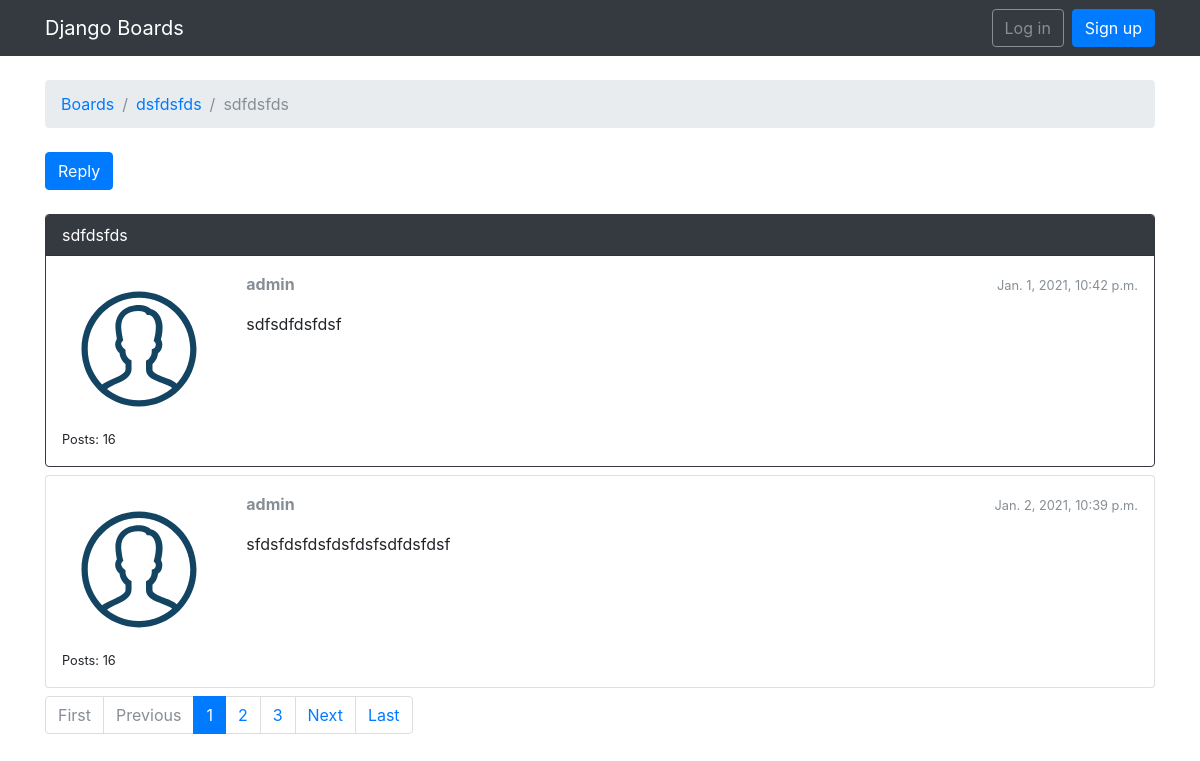
The app's page /boards/1/topics/1/, older data.
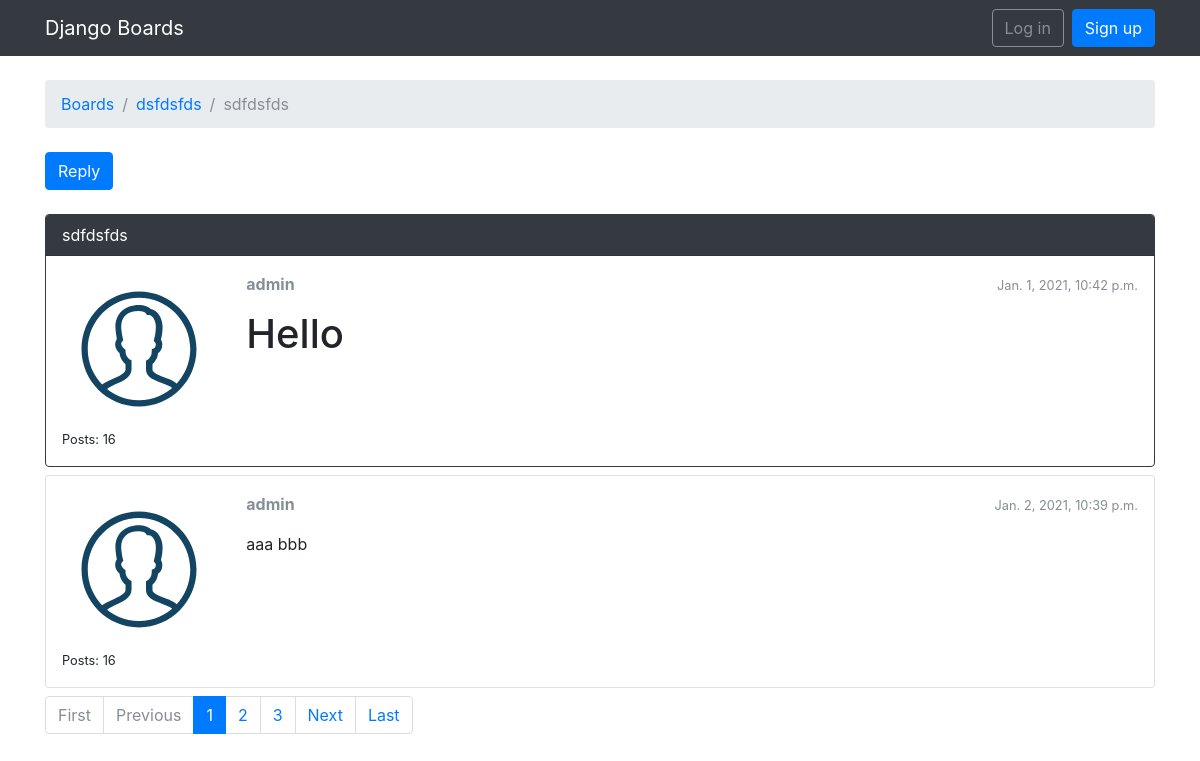
The same page, newer data.
### boards/models.py (models this page shows, shortened)
class Post(models.Model):
    message = models.TextField(
        max_length=4000
        )
    topic = models.ForeignKey(
        Topic,
        related_name='posts',
        on_delete=models.CASCADE
        )
    created_at = models.DateTimeField(
        auto_now_add=True
        )
    updated_at = models.DateTimeField(
        null=True
        )
    created_by = models.ForeignKey(
        User,
        related_name='posts',
        on_delete=models.CASCADE
        )
    updated_by = models.ForeignKey(
        User,
        null=True,
        related_name='+',           # this wont create a relationship in the parent object
        on_delete=models.CASCADE
        )
    def get_message_as_markdown(self):
        return mark_safe(markdown(self.message, safe_mode='escape'))

### boards/views.py (the view)
# urls.py: path('<int:pk>/topics/<int:topic_pk>/', views.PostListView.as_view(), name='topic_posts'),
class PostListView(ListView):
    model = Post
    context_object_name = 'posts'
    template_name = 'boards/topic_posts.html'
    paginate_by = 2
    def get_context_data(self, **kwargs):
        self.topic.views += 1
        self.topic.save()
        kwargs['topic'] = self.topic
        return super().get_context_data(**kwargs)
    def get_queryset(self):
        self.topic = get_object_or_404(
            Topic,
            board__pk=self.kwargs.get('pk'),
            pk=self.kwargs.get('topic_pk')
            )
        queryset = self.topic.posts.order_by('created_at')
        return queryset

### boards/templates/boards/topic_posts.html (shortened to what this page needs)
{% extends 'boards/base.html' %}
{% load static %}
{% block breadcrumb %}
  <li class="breadcrumb-item"><a href="{% url 'boards:home2' %}">Boards</a></li>
  <li class="breadcrumb-item"><a href="{% url 'boards:board_topics' topic.board.pk %}">{{ topic.board.name }}</a></li>
  <li class="breadcrumb-item active">{{ topic.subject }}</li>
{% endblock %}
{% block content %}
  <div class="mb-4">
    <a href="{% url 'boards:reply_topic' topic.board.pk topic.pk %}" class="btn btn-primary" role="button">Reply</a>
  </div>
  {% for post in posts %}
    <div class="card mb-2 {% if forloop.first %}border-dark{% endif %}">
      {% if forloop.first %}
        <div class="card-header text-white bg-dark py-2 px-3">{{ topic.subject }}</div>
      {% endif %}
      <div class="card-body p-3">
        <div class="row">
          <div class="col-2">
            <img src="{% static 'boards/img/avatar.svg' %}" alt="{{ post.created_by.username }}" class="w-100">
            <small>Posts: {{ post.created_by.posts.count }}</small>
          </div>
          <div class="col-10">
            <div class="row mb-3">
              <div class="col-6">
                <strong class="text-muted">{{ post.created_by.username }}</strong>
              </div>
              <div class="col-6 text-right">
                <small class="text-muted">{{ post.created_at }}</small>
              </div>
            </div>
            {{ post.get_message_as_markdown }}
          </div>
        </div>
      </div>
    </div>
  {% endfor %}
  {% include 'boards/includes/pagination.html' %}
{% endblock %}

Row changes from the older to the newer data that the page shows:
changed Post: message "sdfsdfdsfdsf" → "# Hello" (drawn); get_message_as_markdown "sdfsdfdsfdsf" → "Hello"
changed Post: get_message_as_markdown "sfdsfdsfdsfdsfdsfsdfdsfdsf" → "aaa bbb"
